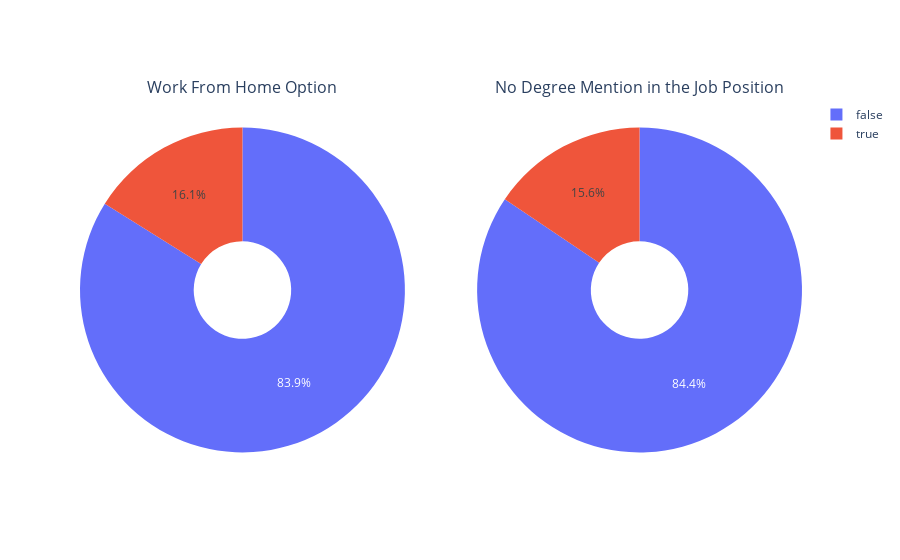

Write notebook code for a chart like this one.
### Markdown cell above
This chart highlights that **90% of the job positions offer, at least to some extent, the option to work remotely**, while **69% of listings do not specify any educational requirements**.

### Code cell
viz.pie_charts_side_by_side(df, columns=['job_work_from_home','job_no_degree_mention'], titles =["Work From Home Option", "No Degree Mention in the Job Position"], textinfo='percent')

### Figure 1 — Plotly figure (JSON) as saved in the notebook; plotly's stock layout.template omitted (floating-point values rounded to 4 significant figures)
{"data": [{"domain": {"x": [0, 0.45], "y": [0, 1]}, "hole": 0.3, "labels": [false, true], "textinfo": "percent", "type": "pie", "values": [16951, 3250]}, {"domain": {"x": [0.55, 1], "y": [0, 1]}, "hole": 0.3, "labels": [false, true], "textinfo": "percent", "type": "pie", "values": [17057, 3144]}], "layout": {"annotations": [{"font": {"size": 16}, "showarrow": false, "text": "Work From Home Option", "x": 0.225, "xanchor": "center", "xref": "paper", "y": 1, "yanchor": "bottom", "yref": "paper"}, {"font": {"size": 16}, "showarrow": false, "text": "No Degree Mention in the Job Position", "x": 0.775, "xanchor": "center", "xref": "paper", "y": 1, "yanchor": "bottom", "yref": "paper"}]}}
